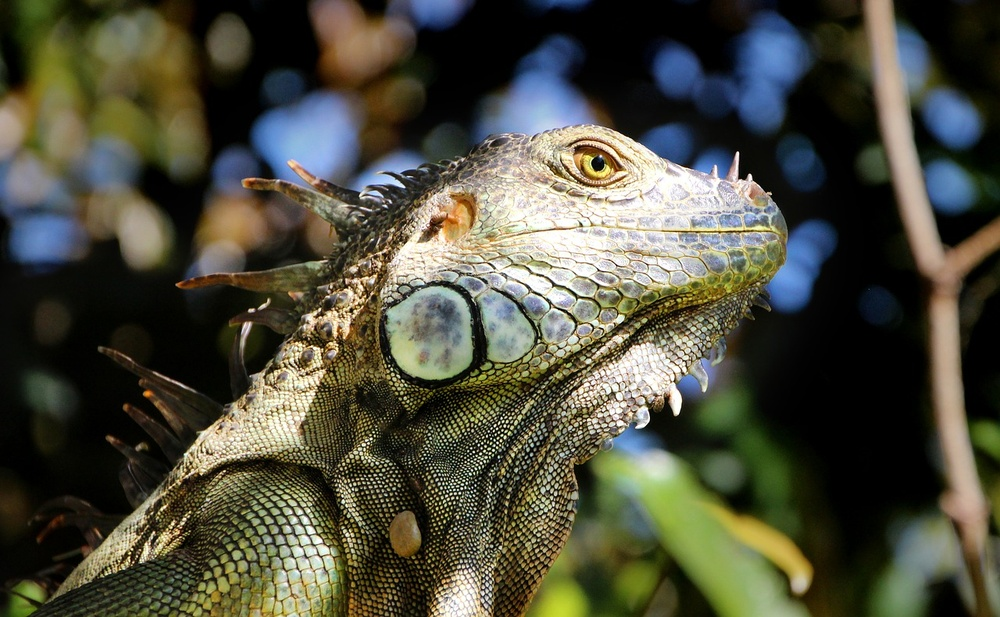
#> input picture lab_01/iguana.jpg, 1000 x 617 px, shrunk from 1280 x 790 before the run
$ python code_1.py
#> lines starting #> are read from the running program, lines starting #| are printed output that depends on the picture; after the words box and inside, x2 and y2 are one past the last pixel; in counts of white or black regions, pixels touching at a corner belong together
#> further down, img is the input picture: shape (617, 1000, 3); mean R, G, B 77.4, 77.2, 61.8
from skimage.io import imread, imsave
from skimage import img_as_float, img_as_ubyte
from numpy import clip, array, round, ubyte


def rgb_to_gray(img):
    img_f = img_as_float(img)
    r = img_f[:, :, 0] * 0.299
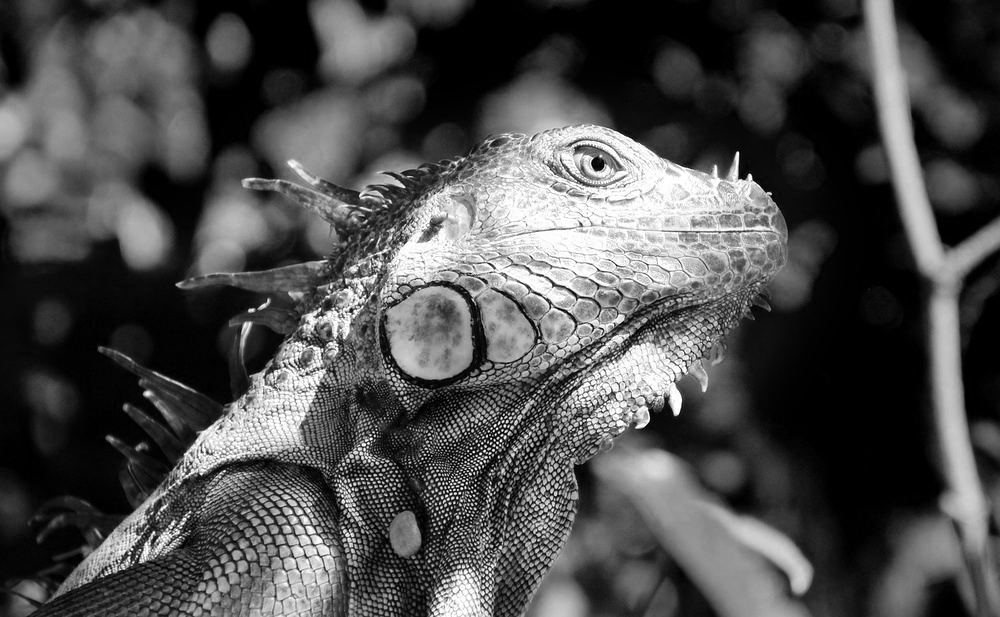
#> r: shape (617, 1000) float64; min 0, max 0.299, mean 0.0908; drawn with min black and max white
    g = img_f[:, :, 1] * 0.587
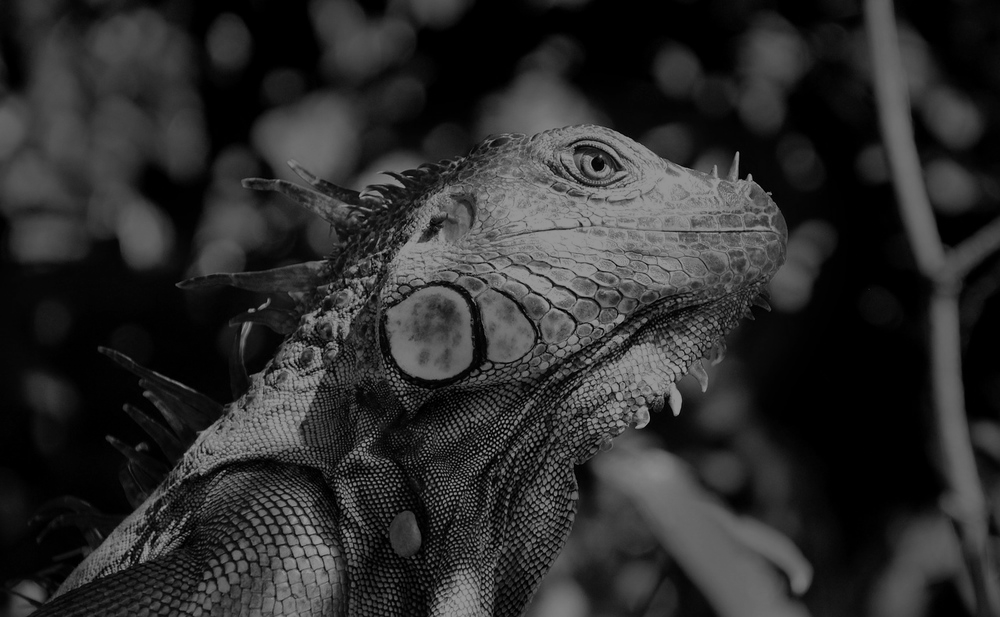
#> g: shape (617, 1000) float64; min 0, max 0.587, mean 0.178
    b = img_f[:, :, 2] * 0.114
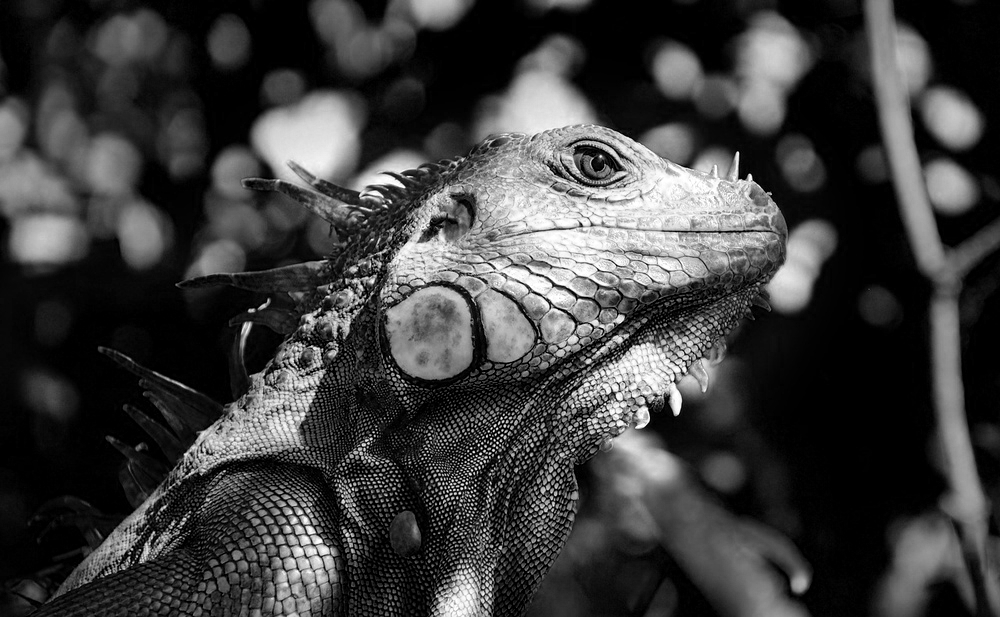
#> b: shape (617, 1000) float64; min 0, max 0.114, mean 0.0276; drawn with min black and max white
    return img_as_ubyte(r + g + b)
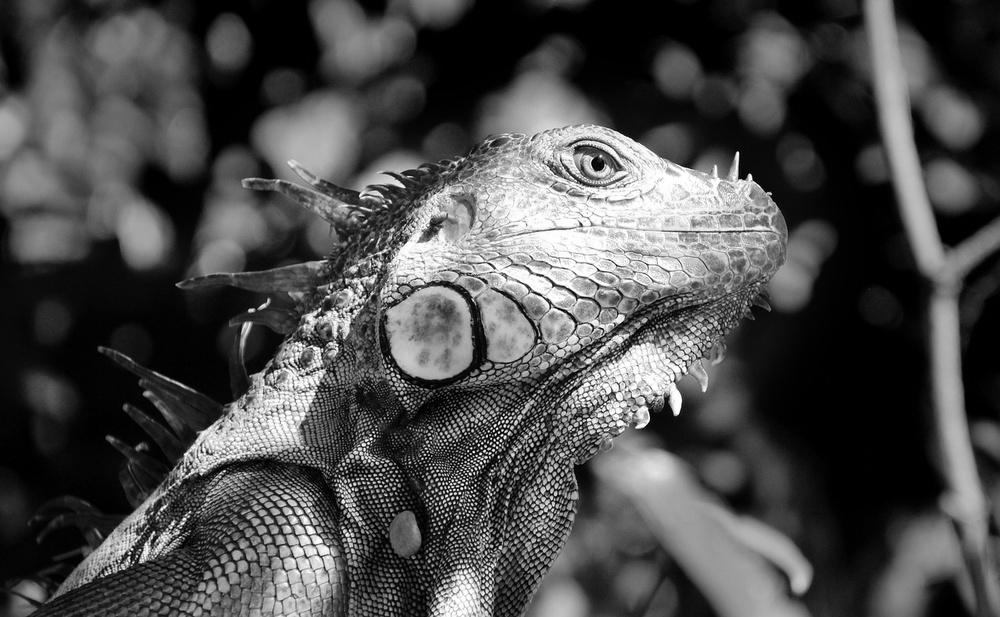
#> returned value: shape (617, 1000); min 0, max 255, mean 75.5


img = imread('iguana.jpg')
img_gray = rgb_to_gray(img)


def pre_quant(image, step):
#> called with step = 256
    image = array(img_as_ubyte(image))
    q_image = round(image / step)
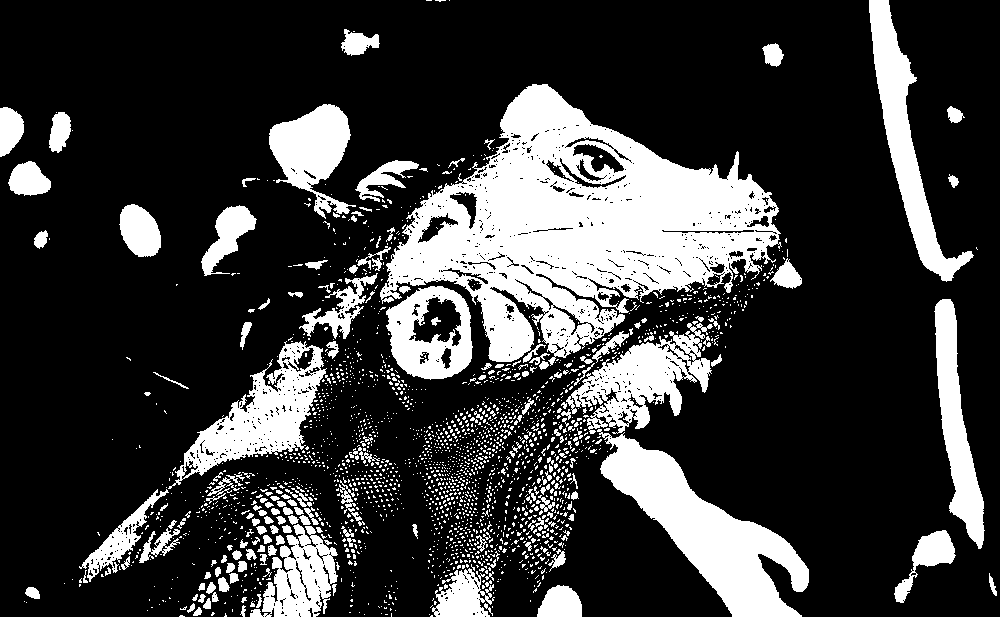
#> q_image: shape (617, 1000) float64; values 0 (black) and 1 (white), 23.1% white; 2306 white regions (2117 under 20 px), largest, box (x1, y1, x2, y2) and area: (380, 84, 782, 366) 52292, (597, 429, 809, 617) 14154, (168, 341, 327, 489) 7832
    return q_image


def quantum(image, step):
    pre_quant_image = pre_quant(image, step)
    y = clip(pre_quant_image * step, 0, 255)
    y = ubyte(y)
    return y


quantum(img_gray, 256)

$ run again, with lab_01/Parrot.jpg copied over lab_01/iguana.jpg
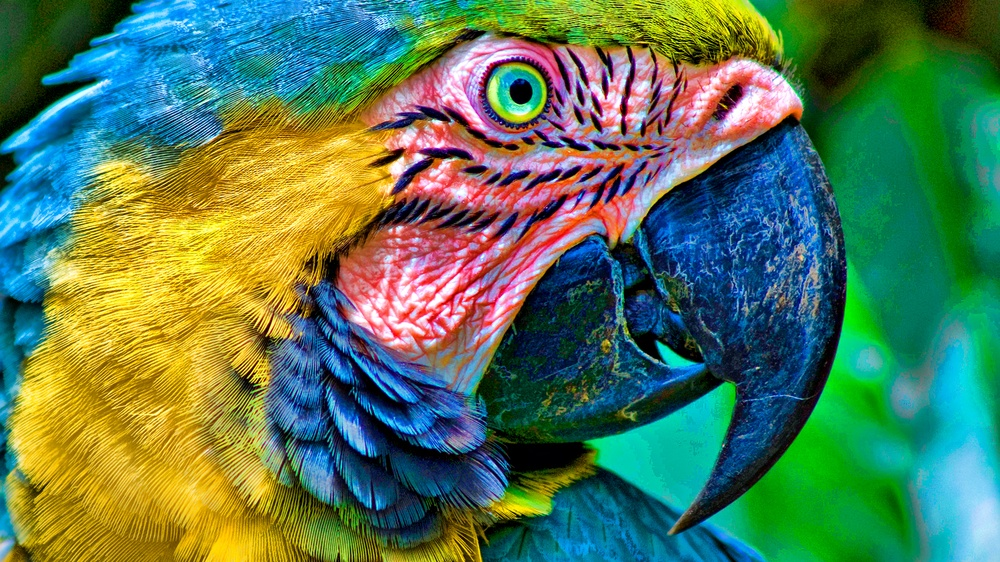
#> input picture lab_01/Parrot.jpg, 1000 x 562 px, shrunk from 1920 x 1080 before the run
#> img is the input picture: shape (562, 1000, 3); mean R, G, B 86.3, 121.4, 87.8
#> in rgb_to_gray, `return img_as_ubyte(r + g + b)`:
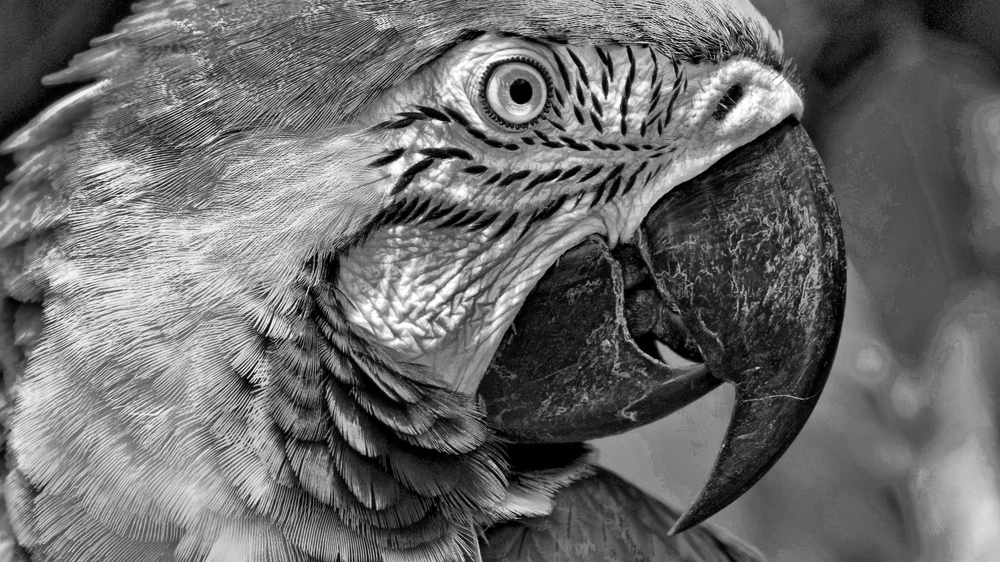
#> returned value: shape (562, 1000); min 0, max 255, mean 107.1
#> in pre_quant, `q_image = round(image / step)`:
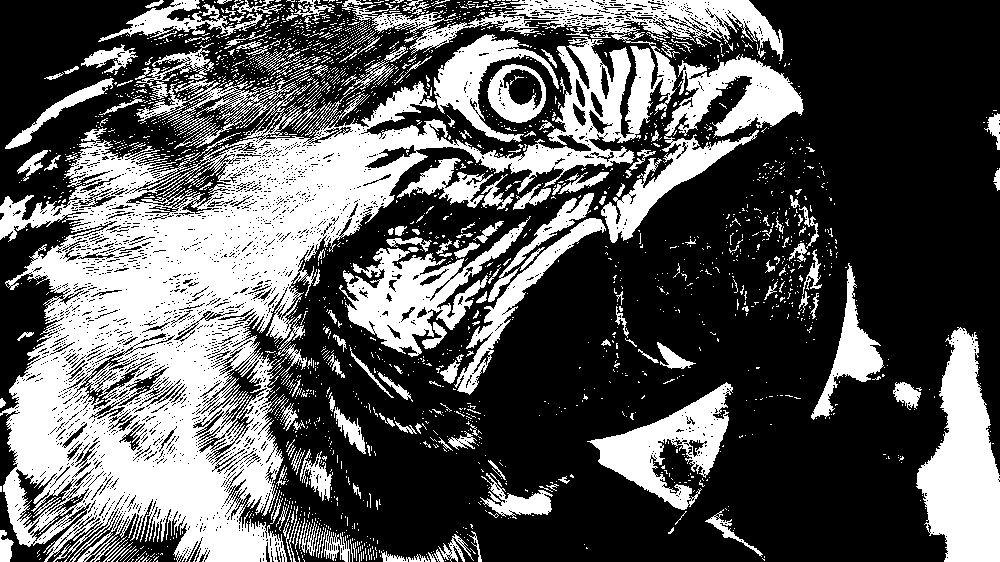
#> q_image: shape (562, 1000) float64; values 0 (black) and 1 (white), 35.3% white; 2249 white regions (2036 under 20 px), largest, box (x1, y1, x2, y2) and area: (0, 0, 784, 562) 116038, (916, 327, 1000, 562) 12060, (601, 54, 804, 243) 9921
